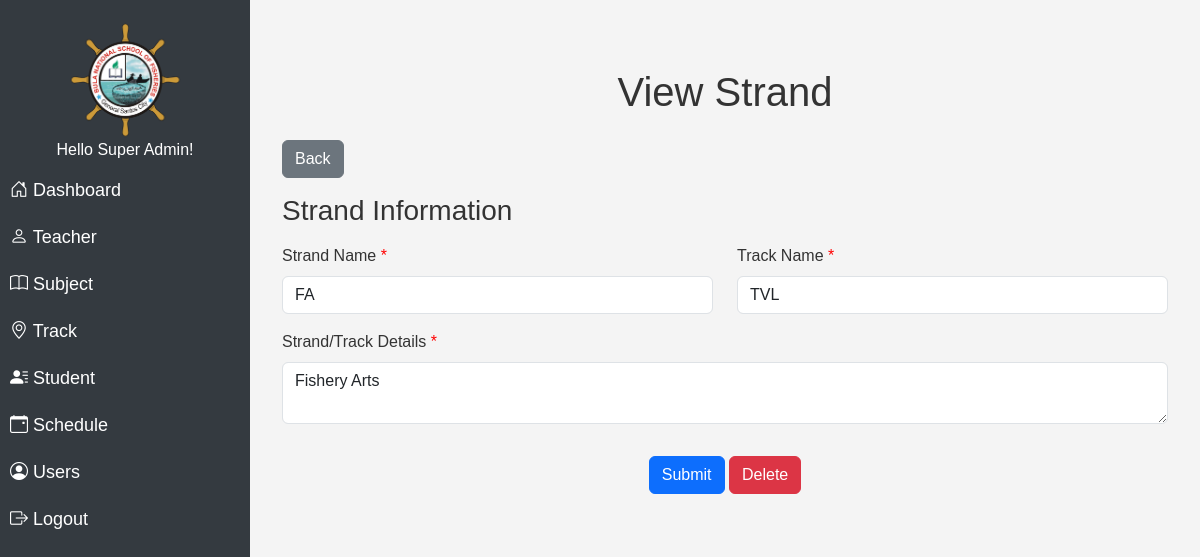
/modules/strand/view.php?id=9&track=TVL (signed in), run on the app's committed database.
### tables this page shows
CREATE TABLE `user` (
  `id` int(11) NOT NULL,
  `name` varchar(100) NOT NULL,
  `username` varchar(255) NOT NULL,
  `password` varchar(255) NOT NULL,
  `role` varchar(100) NOT NULL
);

CREATE TABLE `strand` (
  `id` int(11) NOT NULL,
  `track` varchar(100) NOT NULL,
  `code` varchar(100) NOT NULL,
  `name` varchar(100) NOT NULL,
  `details` varchar(100) NOT NULL,
  `teacher_id` varchar(100) NOT NULL,
  `del_status` varchar(100) NOT NULL
);

### modules/strand/view.php (the view, shortened to what this page needs)
<?php
$track = $_GET['track'];
?>
<!DOCTYPE html>
<html lang="en">
<head>
  <link rel="stylesheet" href="../../assets/css/bootstrap5.3.0/bootstrap.min.css">
  <link rel="stylesheet" href="../../assets/css/navbar.css">
  <link rel="stylesheet" href="../../assets/css/styles.css">
</head>
<body>
<?php
$page = "Strand/$track";
include "../../db_conn.php";
if (isset($_GET['id'])) {
    $id = $_GET['id'];
    $query = mysqli_query($conn, "
    SELECT s.*, CONCAT(t.first_name, ' ', t.last_name) AS teacher_name
    FROM strand s
    LEFT JOIN teacher t ON s.teacher_id = t.id
    WHERE s.del_status != 'deleted' AND s.id = '$id'
    ORDER BY s.id DESC;
");
    $row = mysqli_fetch_array($query);
  }
?>
<?php include "../../navbar.php"; ?>
<div class="content" id="content">
    <div class="container my-5">
      <h1 class="text-center mb-4">View Strand</h1>
      <a href="strand.php?track=<?php echo $track;?>" class="btn btn-secondary mb-3"></i> Back</a>
      <form action="update.php?id=<?php echo $row['id']; ?>" method="POST">
      <div class="row mb-3">
          <h3 class="mb-3">Strand Information</h3>
          <div class="col-md-6 mb-3">
            <label for="strand_name" class="form-label required">Strand Name</label>
            <input type="text" class="form-control" id="strand_name" name="strand_name" required
            value = "<?php echo $row['name']; ?>">
          </div>
          <div class="col-md-6 mb-3">
            <label for="track" class="form-label required">Track Name</label>
            <input type="text" class="form-control" id="track" name="track" required readonly
            value = "<?php echo $row['track']; ?>">
          </div>
          <div class="col-md-12 mb-3">
            <label for="details" class="form-label required">Strand/Track Details</label>
            <textarea type="text" class="form-control" id="details" name="details" required ><?php echo $row['details']; ?></textarea>
          </div>
        </div>
        <div class="text-center">
          <button type="submit" class="btn btn-primary">Submit</button>
          <button type="button" class="btn btn-danger" id="deleteButton"></i> Delete
      </button>
        </div>
      </form>
    </div>
  </div>
</body>
</html>

### navbar.php (shortened to what this page needs)
<?php
include "../../db_conn.php";
$nav_id = $_SESSION['id'];
$nav_query = mysqli_query($conn, "SELECT * FROM user where id = '$nav_id'");
$nav_row = mysqli_fetch_array($nav_query);
?>
<link href="https://cdn.jsdelivr.net/npm/bootstrap-icons@1.11.3/font/bootstrap-icons.min.css" rel="stylesheet">
<div class="sidebar" id="sidebar">
<div>
    <img src="../../assets/img/logo.png" alt="Logo" class="logo">
</div>
<h6 class="text-center">Hello <?php echo $nav_row['name']; ?>! </h6>
<a href="../dashboard" class="<?php if ($page == 'Dashboard') {echo 'active';} ?>"><i class="bi bi-house-door"></i> Dashboard</a>
<a href="../teacher" class="<?php if ($page == 'Teacher') {echo 'active';} ?>"><i class="bi bi-person"></i> Teacher</a>
<a href="../subject" class="<?php if ($page == 'Subject') {echo 'active';} ?>"><i class="bi bi-book"></i> Subject</a>
<div class="submenu">
    <a href="../strand" class="<?php if ($page == 'Strand' || $page == 'Strand') {echo 'active';} ?>"><i class="bi bi-geo-alt"></i> Track</a>
</div>
<div class="submenu">
    <a href="../student" class="<?php if ($page == 'Student' || $page == 'Student') {echo 'active';} ?>"><i class="bi bi-person-lines-fill"></i> Student</a>
</div>
<a href="../schedule" class="<?php if ($page == 'Schedule') {echo 'active';} ?>"><i class="bi bi-calendar-event"></i> Schedule</a>
<?php if ($nav_row['role'] == "Super Admin") { ?>
    <a href="../user" class="<?php if ($page == 'User') {echo 'active';} ?>"><i class="bi bi-person-circle"></i> Users</a>
<?php } ?>
<a href="../../logout.php"><i class="bi bi-box-arrow-right"></i> Logout</a>
</div>

### assets/css/navbar.css (style rules this page uses)
.sidebar { height: 100vh; position: fixed; top: 0; left: 0; width: 250px; background-color: #343a40; color: white; padding-top: 20px; transition: width 0.3s ease-in-out; }
.sidebar a { color: white; padding: 10px; text-decoration: none; display: block; font-size: 18px; }
.content { margin-left: 250px; padding: 20px; transition: margin-left 0.3s ease-in-out; }
@media screen and (min-width: 769px) { .sidebar { width: 250px; } }
@media screen and (min-width: 769px) { .content { margin-left: 250px; } }
@media screen and (min-width: 769px) { .logo { width: 120px; height: 120px; margin-left: auto; margin-right: auto; display: block; } }

### assets/css/styles.css (style rules this page uses)
body { font-family: Arial, sans-serif; background-color: #f4f4f4; color: #333; }
.required::after { content: " *"; color: red; }

### data on the page
user: name "Super Admin"
strand: strand_name "FA", track "TVL", details "Fishery Arts"
